Frame 1 (no input): blank canvas, image omitted
Frame 60 (the mouse pressed at the canvas centre just before this capture): blank canvas, image omitted
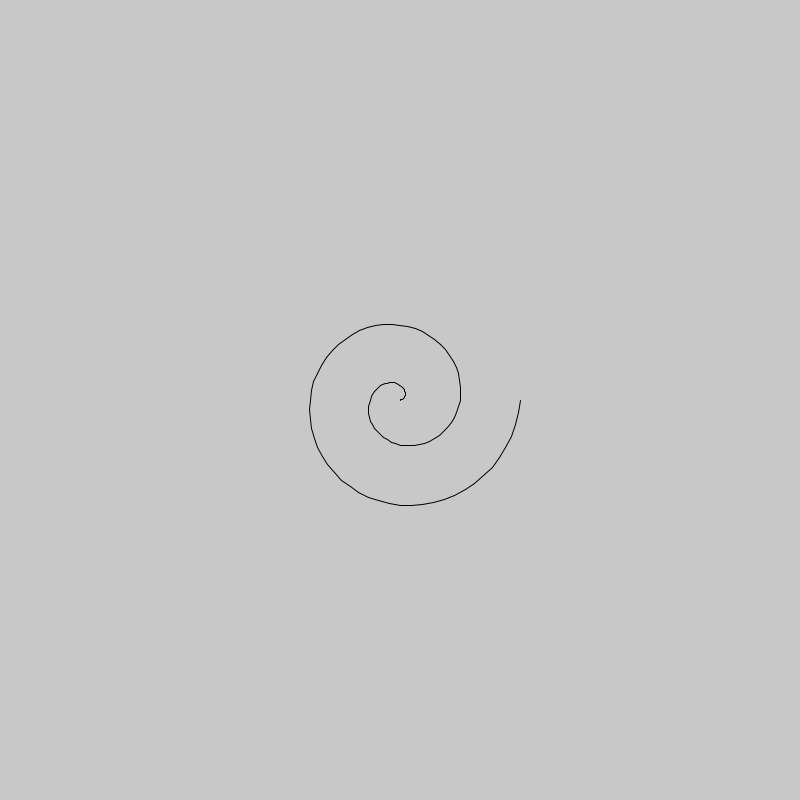
Frame 120 (the mouse held since frame 60 and released just before this capture)

The Processing sketch whose frames 1 and 60 were blank and that drew this single picture after the mouse press (run headless with seeded random() and noise(); from frame 60 on, the mouse is pressed at the canvas centre):

// Processing sketch: espiral
// ── espiral.pde
int WIDTH = 800;
int HEIGHT = 800;
int FRAMES = 60;


void settings(){
    size(WIDTH, HEIGHT);
}

void setup() {
    background(200);
    frameRate(FRAMES);
}


float x_aux = 0;
float y_aux = 0;

void draw(){
    // background(200);
    scale(1, -1);
    translate(WIDTH/2, -HEIGHT/2);

    float rad = map(frameCount % 60, 0, 60, 0, 2*PI);

    float x = frameCount * cos(rad);
    float y = frameCount * sin(rad);

    line(x_aux, y_aux, x, y);
    x_aux = x;
    y_aux = y;

}
